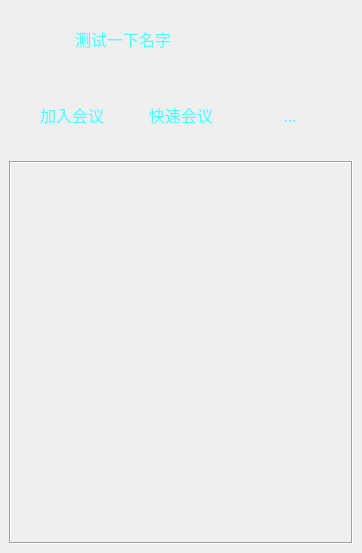
<?xml version="1.0" encoding="UTF-8"?>
<ui version="4.0">
 <class>WeChatDialog</class>
 <widget class="QDialog" name="WeChatDialog">
  <property name="geometry">
   <rect>
    <x>0</x>
    <y>0</y>
    <width>362</width>
    <height>553</height>
   </rect>
  </property>
  <property name="minimumSize">
   <size>
    <width>362</width>
    <height>553</height>
   </size>
  </property>
  <property name="windowTitle">
   <string>WeChat</string>
  </property>
  <layout class="QVBoxLayout" name="verticalLayout">
   <property name="leftMargin">
    <number>0</number>
   </property>
   <property name="topMargin">
    <number>0</number>
   </property>
   <property name="rightMargin">
    <number>0</number>
   </property>
   <property name="bottomMargin">
    <number>0</number>
   </property>
   <item>
    <widget class="QWidget" name="widget" native="true">
     <property name="styleSheet">
      <string notr="true">color: rgb(85, 255, 255);
border-color: rgb(255, 255, 127);</string>
     </property>
     <layout class="QVBoxLayout" name="verticalLayout_2">
      <item>
       <layout class="QHBoxLayout" name="horizontalLayout_2">
        <item>
         <widget class="QPushButton" name="pb_tx">
          <property name="minimumSize">
           <size>
            <width>60</width>
            <height>60</height>
           </size>
          </property>
          <property name="maximumSize">
           <size>
            <width>60</width>
            <height>60</height>
           </size>
          </property>
          <property name="text">
           <string/>
          </property>
          <property name="icon">
           <iconset resource="resource.qrc">
            <normaloff>:/tx/37.jpg</normaloff>:/tx/37.jpg</iconset>
          </property>
          <property name="iconSize">
           <size>
            <width>60</width>
            <height>60</height>
           </size>
          </property>
          <property name="flat">
           <bool>true</bool>
          </property>
         </widget>
        </item>
        <item>
         <widget class="QLabel" name="lb_name">
          <property name="font">
           <font>
            <family>微软雅黑 Light</family>
            <pointsize>12</pointsize>
           </font>
          </property>
          <property name="text">
           <string>测试一下名字</string>
          </property>
         </widget>
        </item>
        <item>
         <spacer name="horizontalSpacer">
          <property name="orientation">
           <enum>Qt::Horizontal</enum>
          </property>
          <property name="sizeHint" stdset="0">
           <size>
            <width>40</width>
            <height>20</height>
           </size>
          </property>
         </spacer>
        </item>
        <item>
         <widget class="QPushButton" name="pb_set">
          <property name="text">
           <string/>
          </property>
          <property name="icon">
           <iconset resource="resource.qrc">
            <normaloff>:/images/sett.png</normaloff>:/images/sett.png</iconset>
          </property>
          <property name="iconSize">
           <size>
            <width>30</width>
            <height>30</height>
           </size>
          </property>
          <property name="flat">
           <bool>true</bool>
          </property>
         </widget>
        </item>
       </layout>
      </item>
      <item>
       <layout class="QHBoxLayout" name="horizontalLayout">
        <item>
         <widget class="QToolButton" name="pb_join">
          <property name="minimumSize">
           <size>
            <width>80</width>
            <height>80</height>
           </size>
          </property>
          <property name="maximumSize">
           <size>
            <width>80</width>
            <height>80</height>
           </size>
          </property>
          <property name="font">
           <font>
            <family>微软雅黑 Light</family>
            <pointsize>12</pointsize>
           </font>
          </property>
          <property name="text">
           <string>加入会议</string>
          </property>
          <property name="icon">
           <iconset resource="resource.qrc">
            <normaloff>:/images/color.png</normaloff>:/images/color.png</iconset>
          </property>
          <property name="iconSize">
           <size>
            <width>60</width>
            <height>60</height>
           </size>
          </property>
          <property name="toolButtonStyle">
           <enum>Qt::ToolButtonTextUnderIcon</enum>
          </property>
          <property name="autoRaise">
           <bool>true</bool>
          </property>
         </widget>
        </item>
        <item>
         <widget class="QToolButton" name="pb_create">
          <property name="minimumSize">
           <size>
            <width>80</width>
            <height>80</height>
           </size>
          </property>
          <property name="maximumSize">
           <size>
            <width>80</width>
            <height>80</height>
           </size>
          </property>
          <property name="font">
           <font>
            <family>微软雅黑 Light</family>
            <pointsize>12</pointsize>
           </font>
          </property>
          <property name="text">
           <string>快速会议</string>
          </property>
          <property name="icon">
           <iconset resource="resource.qrc">
            <normaloff>:/images/color.png</normaloff>:/images/color.png</iconset>
          </property>
          <property name="iconSize">
           <size>
            <width>60</width>
            <height>60</height>
           </size>
          </property>
          <property name="toolButtonStyle">
           <enum>Qt::ToolButtonTextUnderIcon</enum>
          </property>
          <property name="autoRaise">
           <bool>true</bool>
          </property>
         </widget>
        </item>
        <item>
         <widget class="QToolButton" name="pb_3">
          <property name="minimumSize">
           <size>
            <width>80</width>
            <height>80</height>
           </size>
          </property>
          <property name="maximumSize">
           <size>
            <width>80</width>
            <height>80</height>
           </size>
          </property>
          <property name="font">
           <font>
            <family>微软雅黑 Light</family>
            <pointsize>12</pointsize>
           </font>
          </property>
          <property name="text">
           <string>...</string>
          </property>
          <property name="icon">
           <iconset resource="resource.qrc">
            <normaloff>:/images/color.png</normaloff>:/images/color.png</iconset>
          </property>
          <property name="iconSize">
           <size>
            <width>60</width>
            <height>60</height>
           </size>
          </property>
          <property name="toolButtonStyle">
           <enum>Qt::ToolButtonTextUnderIcon</enum>
          </property>
          <property name="autoRaise">
           <bool>true</bool>
          </property>
         </widget>
        </item>
       </layout>
      </item>
      <item>
       <widget class="QScrollArea" name="scrollArea">
        <property name="frameShape">
         <enum>QFrame::Box</enum>
        </property>
        <property name="widgetResizable">
         <bool>true</bool>
        </property>
        <widget class="QWidget" name="scrollAreaWidgetContents">
         <property name="geometry">
          <rect>
           <x>0</x>
           <y>0</y>
           <width>340</width>
           <height>375</height>
          </rect>
         </property>
        </widget>
       </widget>
      </item>
     </layout>
    </widget>
   </item>
  </layout>
 </widget>
 <resources>
  <include location="resource.qrc"/>
 </resources>
 <connections/>
</ui>
